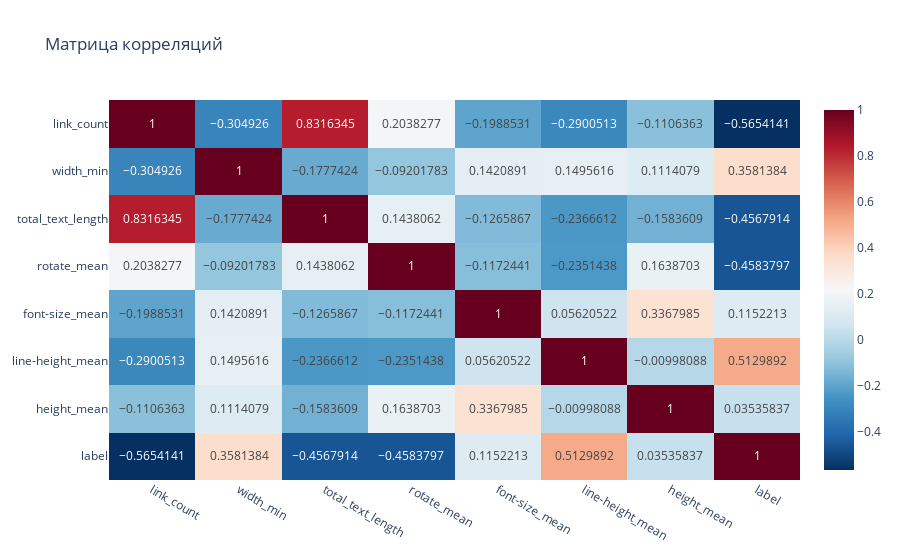

Notebook cell for this chart:
### Code cell
# Повторяем матрицу
corr_matrix = df.corr()

# Создаем тепловую карту
fig = px.imshow(corr_matrix,
                text_auto=True,
                aspect="auto",
                color_continuous_scale='RdBu_r',
                title='Матрица корреляций')
fig.show()

### Figure 1 — Plotly figure (JSON) as saved in the notebook; plotly's stock layout.template omitted (floating-point values rounded to 4 significant figures)
{"data": [{"coloraxis": "coloraxis", "hovertemplate": "x: %{x}<br>y: %{y}<br>color: %{z}<extra></extra>", "name": "0", "texttemplate": "%{z}", "type": "heatmap", "x": ["link_count", "width_min", "total_text_length", "rotate_mean", "font-size_mean", "line-height_mean", "height_mean", "label"], "xaxis": "x", "y": ["link_count", "width_min", "total_text_length", "rotate_mean", "font-size_mean", "line-height_mean", "height_mean", "label"], "yaxis": "y", "z": [[1, -0.3049, 0.8316, 0.2038, -0.1989, -0.2901, -0.1106, -0.5654], [-0.3049, 1, -0.1777, -0.09202, 0.1421, 0.1496, 0.1114, 0.3581], [0.8316, -0.1777, 1, 0.1438, -0.1266, -0.2367, -0.1584, -0.4568], [0.2038, -0.09202, 0.1438, 1, -0.1172, -0.2351, 0.1639, -0.4584], [-0.1989, 0.1421, -0.1266, -0.1172, 1, 0.05621, 0.3368, 0.1152], [-0.2901, 0.1496, -0.2367, -0.2351, 0.05621, 1, -0.009981, 0.513], [-0.1106, 0.1114, -0.1584, 0.1639, 0.3368, -0.009981, 1, 0.03536], [-0.5654, 0.3581, -0.4568, -0.4584, 0.1152, 0.513, 0.03536, 1]]}], "layout": {"autosize": true, "coloraxis": {"colorscale": [[0, "rgb(5,48,97)"], [0.1, "rgb(33,102,172)"], [0.2, "rgb(67,147,195)"], [0.3, "rgb(146,197,222)"], [0.4, "rgb(209,229,240)"], [0.5, "rgb(247,247,247)"], [0.6, "rgb(253,219,199)"], [0.7, "rgb(244,165,130)"], [0.8, "rgb(214,96,77)"], [0.9, "rgb(178,24,43)"], [1, "rgb(103,0,31)"]]}, "title": {"text": "Матрица корреляций"}, "xaxis": {"anchor": "y", "autorange": true, "domain": [0, 1], "range": [-0.5, 7.5], "type": "category"}, "yaxis": {"anchor": "x", "autorange": true, "domain": [0, 1], "range": [7.5, -0.5], "type": "category"}}}
